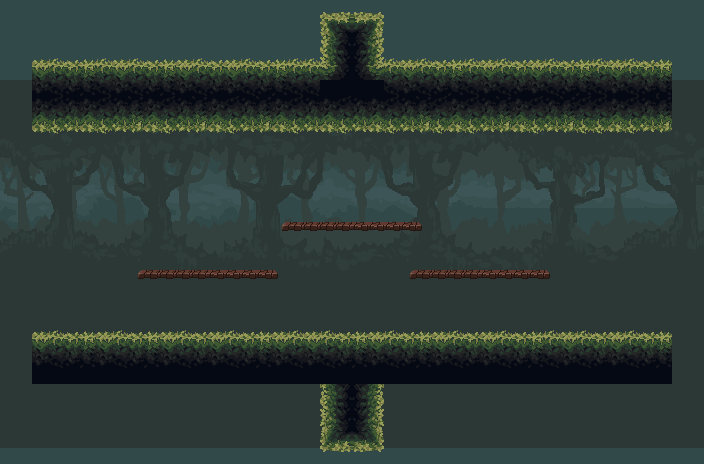

Tiled map render using the project's own tile images. Description and the map definition, with tile-layer contents summarised, below:
An orthogonal 44x29 tile map with 16x16 px tiles, 8 tile layers (Background0, Background1, Background2, Background3, ...), 4 hidden layers not drawn, 6 tilesets.

<map version="1.10" tiledversion="2023.04.05" orientation="orthogonal" renderorder="right-down" width="44" height="29" tilewidth="16" tileheight="16" infinite="0" nextlayerid="320" nextobjectid="1">
 <tileset firstgid="1" source="Forest Tileset.tsx" />
 <tileset firstgid="4097" source="Prototype Tileset.tsx" />
 <tileset firstgid="4129" source="Forest Background Tileset.tsx" />
 <tileset firstgid="8609" source="Forest Background4 Tileset.tsx" />
 <tileset firstgid="9529" source="Forest Background5 Tileset.tsx" />
 <tileset firstgid="10449" source="Forest Background6 Tileset.tsx" />
 <layer id="250" name="Background0" width="44" height="29" locked="1">
  <properties>
   <property name="unity:SortingLayer" value="Background" />
  </properties>
  <data>[1276 cells, 1276 non-empty, 909 distinct tile ids]</data>
 </layer>
 <layer id="251" name="Background1" width="44" height="29" locked="1">
  <properties>
   <property name="unity:SortingLayer" value="Background" />
  </properties>
  <data>[1276 cells, 1012 non-empty, 920 distinct tile ids]</data>
 </layer>
 <layer id="252" name="Background2" width="44" height="29" locked="1">
  <properties>
   <property name="unity:SortingLayer" value="Background" />
  </properties>
  <data>[1276 cells, 1012 non-empty, 897 distinct tile ids]</data>
 </layer>
 <layer id="294" name="Background3" width="44" height="29">
  <properties>
   <property name="unity:SortingLayer" value="Background" />
  </properties>
  <data>[1276 cells, 0 non-empty, 0 distinct tile ids]</data>
 </layer>
 <layer id="258" name="Background4" width="44" height="29" visible="0">
  <properties>
   <property name="unity:SortingLayer" value="Background" />
  </properties>
  <data>[1276 cells, 0 non-empty, 0 distinct tile ids]</data>
 </layer>
 <layer id="293" name="Background5" width="44" height="29" visible="0">
  <properties>
   <property name="unity:SortingLayer" value="Background" />
  </properties>
  <data>[1276 cells, 445 non-empty, 105 distinct tile ids]</data>
 </layer>
 <layer id="319" name="Ground3" width="44" height="29">
  <properties>
   <property name="unity:SortingLayer" value="Ground" />
  </properties>
  <data>[1276 cells, 20 non-empty, 8 distinct tile ids]</data>
 </layer>
 <layer id="318" name="Ground2" width="44" height="29">
  <properties>
   <property name="unity:SortingLayer" value="Ground" />
  </properties>
  <data>[1276 cells, 20 non-empty, 8 distinct tile ids]</data>
 </layer>
 <layer id="317" name="Ground1" width="44" height="29">
  <properties>
   <property name="unity:SortingLayer" value="Ground" />
  </properties>
  <data>[1276 cells, 20 non-empty, 8 distinct tile ids]</data>
 </layer>
 <layer id="315" name="Ground" width="44" height="29">
  <properties>
   <property name="unity:SortingLayer" value="Ground" />
  </properties>
  <data>[1276 cells, 432 non-empty, 61 distinct tile ids]</data>
 </layer>
 <layer id="273" name="Foreground" width="44" height="29" visible="0">
  <properties>
   <property name="unity:SortingLayer" value="Foreground" />
  </properties>
  <data>[1276 cells, 0 non-empty, 0 distinct tile ids]</data>
 </layer>
 <layer id="1" name="Terrain" width="44" height="29" visible="0">
  <data>[1276 cells, 988 non-empty, 2 distinct tile ids]</data>
 </layer>
</map>
